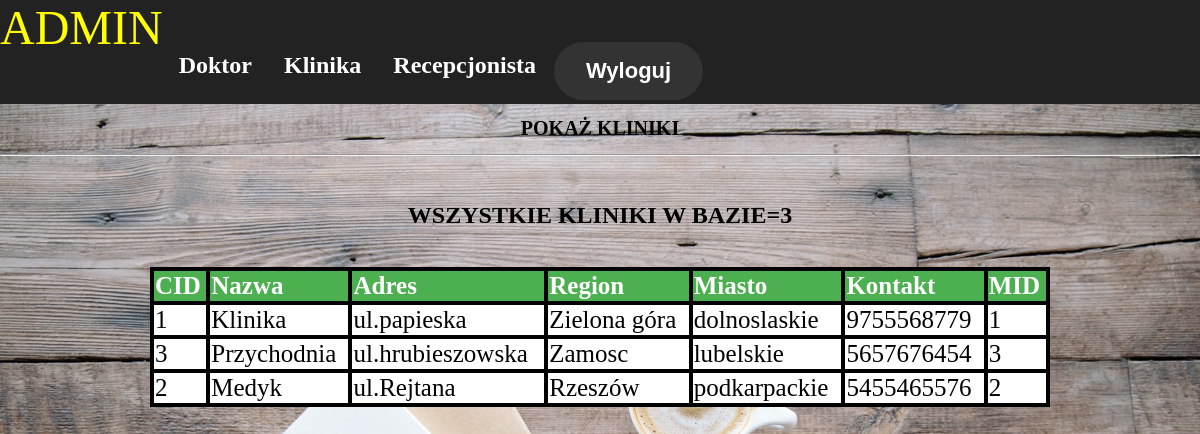
The page /Admin/showclinic.php on the database its author committed.
### tables this page shows
CREATE TABLE `clinic` (
  `cid` int(11) NOT NULL,
  `name` varchar(30) NOT NULL,
  `address` varchar(100) NOT NULL,
  `town` varchar(30) NOT NULL,
  `city` varchar(30) NOT NULL,
  `contact` bigint(20) NOT NULL,
  `mid` varchar(5) DEFAULT NULL
);

### Admin/showclinic.php (the view, shortened to what this page needs)
<!DOCTYPE html>
<html>
<head>
<link rel="stylesheet" href="adminmain.css">
</head>
<body background= "../images/mgrchange.jpg">
<ul>
<li class="dropdown"><font color="yellow" size="10">ADMIN</font></li>
<br>
<h2>
  <li class="dropdown">
  <a href="javascript:void(0)" class="dropbtn">Doktor</a>
  </li>
  <li class="dropdown">
  <a href="javascript:void(0)" class="dropbtn">Klinika</a>
  </li>
  <li class="dropdown">
  <a href="javascript:void(0)" class="dropbtn">Recepcjonista</a>
  </li>
    <li>
	<form method="post" action="mainpage.php">
	<button type="submit" class="cancelbtn" name="logout" style="float:right;font-size:22px"><b>Wyloguj</b></button>
	</form>
  </li>
</ul>
<center><h1>POKAŻ KLINIKI</h1><hr>
<?php
$con = mysqli_connect('localhost','root','','klinika');
$sql="SELECT * FROM clinic order by City,Town,CID ASC";
$result = mysqli_query($con,$sql);
echo "<br><h2>WSZYSTKIE KLINIKI W BAZIE=<b>".mysqli_num_rows($result)."</b></h2><br>";
echo "<table>
<tr>
<th>CID</th>
<th>Nazwa</th>
<th>Adres</th>
<th>Region</th>
<th>Miasto</th>
<th>Kontakt</th>
<th>MID</th>
</tr>";
while($row = mysqli_fetch_array($result)) {
    echo "<tr>";
	echo "<td>" . $row['cid'] . "</td>";
    echo "<td>" . $row['name'] . "</td>";
    echo "<td>" . $row['address'] . "</td>";
    echo "<td>" . $row['town'] . "</td>";
    echo "<td>" . $row['city'] . "</td>";
	echo "<td>" . $row['contact'] . "</td>";
	echo "<td>" . $row['mid'] . "</td>";
    echo "</tr>";
}
echo "</table>";
?>
</body>
</html>

### Admin/adminmain.css (style rules this page uses)
body, html { background-color:white; height: 100%; margin: 0; background-position:center; background-repeat: repeat-y; background-size: cover; background-attachment:fixed; font-family:verdana; }
h1 { text-align:center; color:black; font-size:20px; top:30%; }
button { border-radius:32px; background-color: #333; border: none; color: white; padding: 16px 32px; text-align: center; text-decoration: none; display: inline-block; font-size: 16px; margin: 4px 2px; -webkit-transition-duration: 0.4s; transition-duration: 0.4s; cursor: pointer; }
ul { list-style-type: none; margin: 0; padding: 0; overflow: hidden; background-color: #222; }
li { float: left; }
li a, .dropbtn { display: inline-block; color: white; text-align: center; padding: 14px 16px; text-decoration: none; }
li.dropdown { display: inline-block; }

### Admin/showclinic.php (style rules this page uses)
table { width: 75%; border-collapse: collapse; border: 4px solid black; padding: 5px; font-size: 25px; }
th { border: 4px solid black; background-color: #4CAF50; color: white; text-align: left; }
tr,td { border: 4px solid black; background-color: white; color: black; }

### rows shown on the page
clinic: cid "1", name "Klinika", address "ul.papieska", town "Zielona góra", city "dolnoslaskie", contact "9755568779", mid "1"
clinic: cid "3", name "Przychodnia", address "ul.hrubieszowska", town "Zamosc", city "lubelskie", contact "5657676454", mid "3"
clinic: cid "2", name "Medyk", address "ul.Rejtana", town "Rzeszów", city "podkarpackie", contact "5455465576", mid "2"

### other values the page prints
mysqli_num_rows($result) "3"
